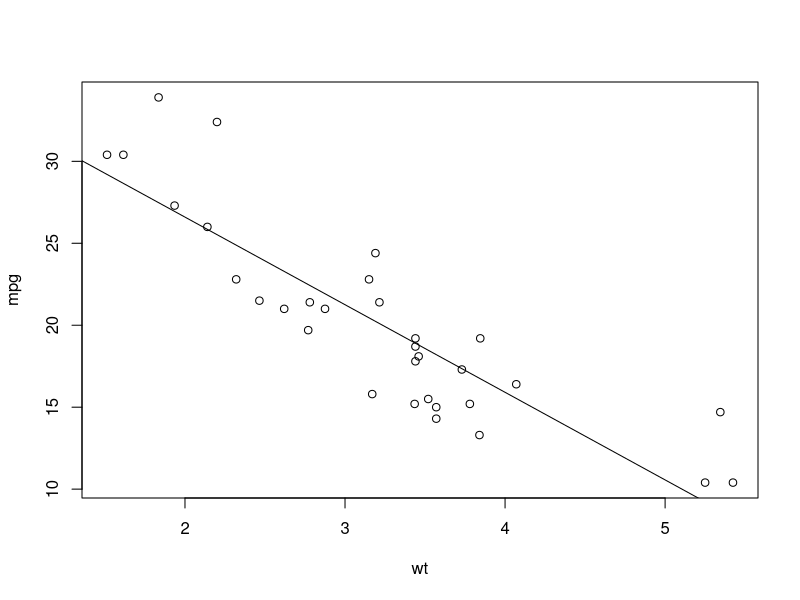
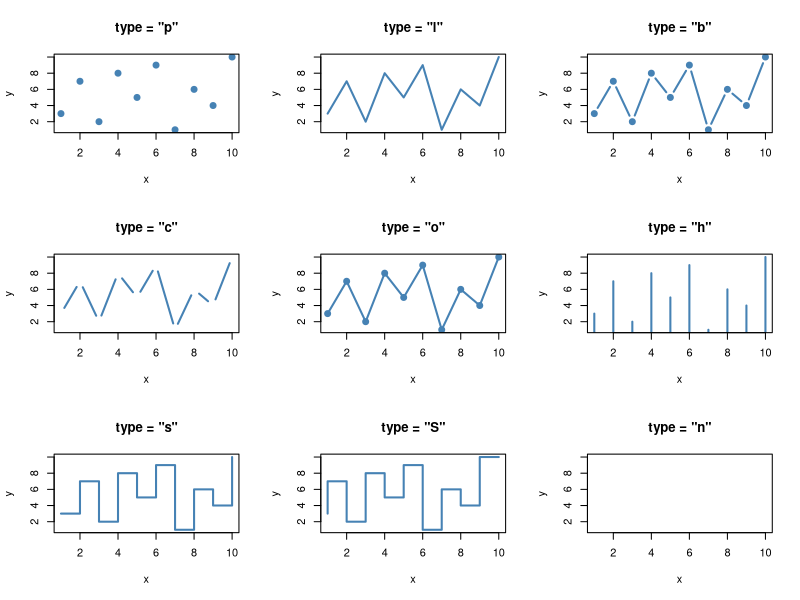
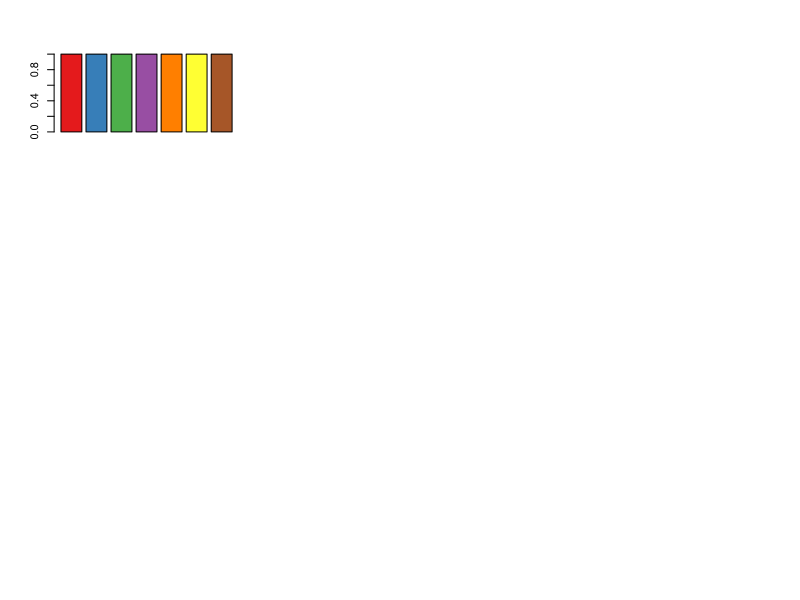
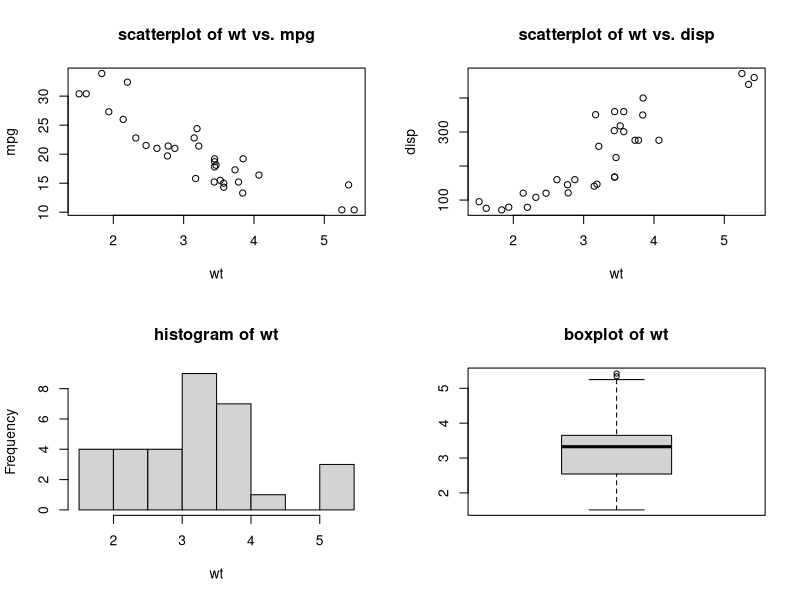
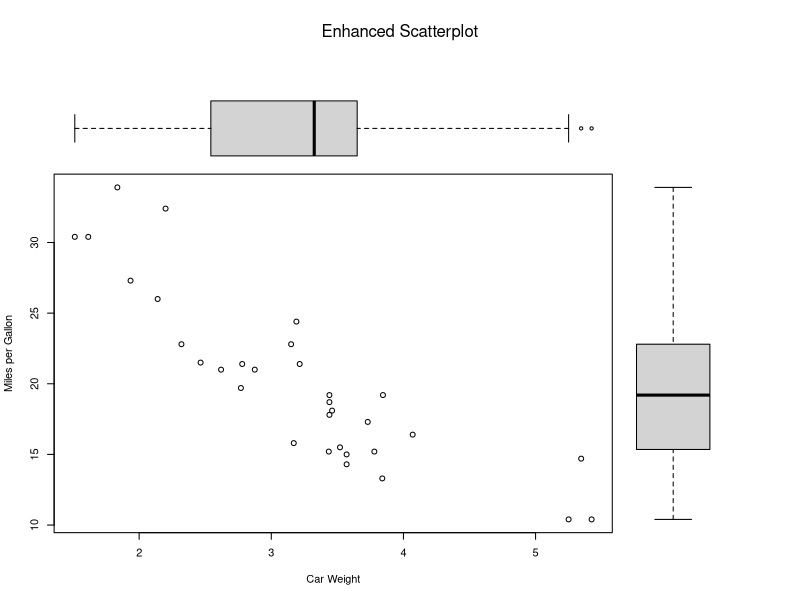
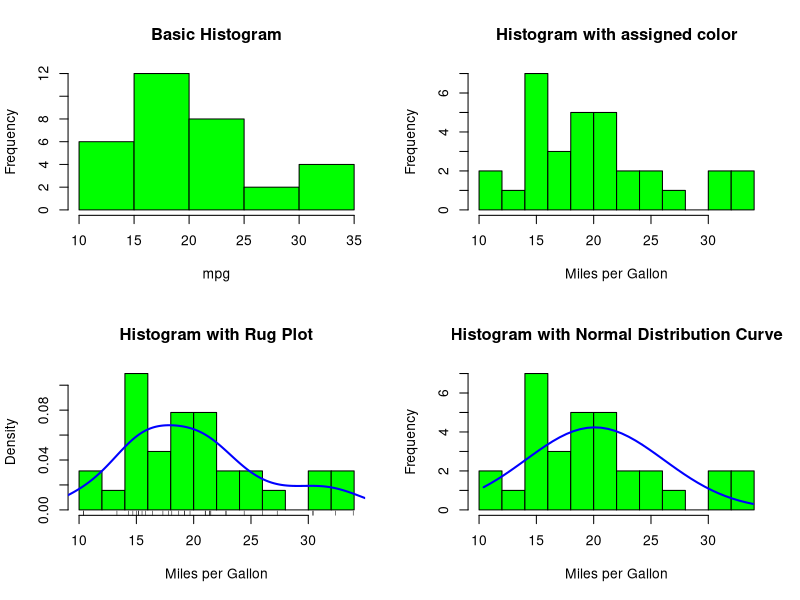
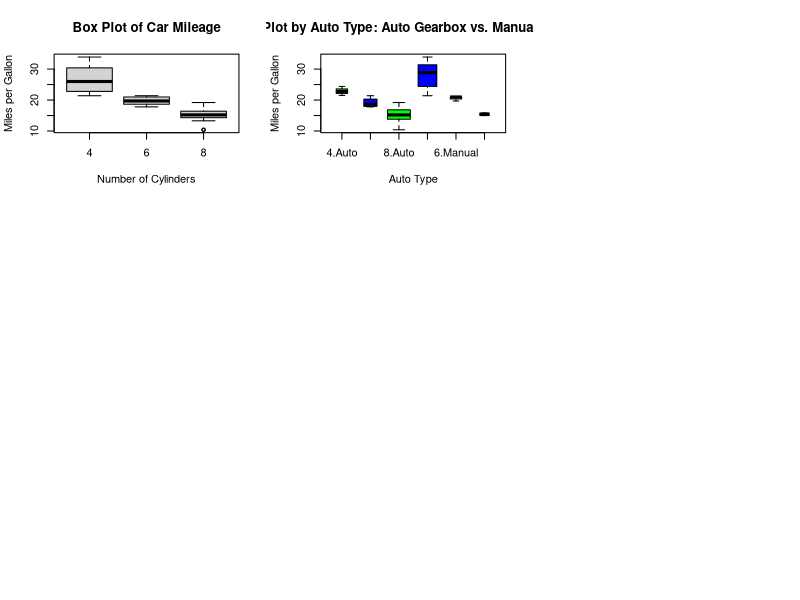

Write R code to recreate these figures, in order.
# Plot

with(mtcars, {
  plot(wt, mpg)
  abline(lm(mpg~wt))
})

x <- 1:10
y <- c(3, 7, 2, 8, 5, 9, 1, 6, 4, 10)

par(mfrow = c(3, 3))   # 一次性排成3x3的九宫格
types <- c("p", "l", "b", "c", "o", "h", "s", "S", "n")
for (t in types) {
  plot(x, y, type = t, main = paste0('type = "', t, '"'),
       col = "steelblue", pch = 19, lwd = 2)
}

library(RColorBrewer)
n <- 7
mycolors <- brewer.pal(n, "Set1")
barplot(rep(1,n), col=mycolors)

with(mtcars, {
  opar <- par(no.readonly = TRUE)
  par(mfrow = c(2,2))
  plot(wt, mpg, main = "scatterplot of wt vs. mpg")
  plot(wt, disp, main = "scatterplot of wt vs. disp")
  hist(wt, main = "histogram of wt")
  boxplot(wt, main = "boxplot of wt")
  par(opar)
})



with(mtcars, {
  opar <- par(no.readonly = TRUE)
  par(fig = c(0, 0.8, 0, 0.8))
  plot(wt, mpg, xlab = "Car Weight", ylab = "Miles per Gallon")
  par(fig = c(0, 0.8, 0.55, 1), new = TRUE)
  boxplot(wt, horizontal = TRUE, axes = FALSE)
  par(fig = c(0.65, 1, 0, 0.8), new = TRUE)
  boxplot(mpg, axes = FALSE)
  mtext("Enhanced Scatterplot", side = 3, outer = TRUE, line = -3)
  par(opar)
})

# Histogram
with(mtcars, {
  opar <- par(no.readonly = TRUE)
  par(mfrow = c(2, 2))
  
  # histogram
  hist(mpg, col = "green", main = "Basic Histogram")
  
  # histogram with assigned color
  hist(mpg,
       breaks = 12,
       col = "green",
       xlab = "Miles per Gallon",
       main = "Histogram with assigned color")
  
  # Histogram + Rug Plot + Density Curve
  hist(mpg,
       freq = F,
       breaks = 12,
       col = "green",
       xlab = "Miles per Gallon",
       main = "Histogram with Rug Plot")
  rug(jitter(mpg))
  lines(density(mpg), col = "blue", lwd = 2)
  
  # Histogram with normal distribution curve
  x <- mpg
  h <- hist(x,
            breaks = 12,
            col = "green",
            xlab = "Miles per Gallon",
            main = "Histogram with Normal Distribution Curve")
  # Normal distribution 
  # 在 x（也就是 mpg）的最小值到最大值之间，均匀取 40 个点，作为画曲线用的横坐标
  xfit <- seq(min(x), max(x), length = 40)
  # dnorm() 是正态分布的概率密度函数（PDF）。给定均值和标准差，它会算出每个 xfit 
  # 点对应的密度值
  yfit <- dnorm(xfit, mean = mean(x), sd = sd(x))
  # 缩放，让曲线能叠加到直方图上
  # diff(h$mids[1:2]) —— 算出每个柱子的宽度（bin width）
  # h$mids 是 hist() 算出来的每根柱子的**中点（midpoint）**位置，是一个向量——因为
  # 所有柱子宽度相等，这个差值正好等于单个柱子的宽度
  # yfit <- yfit * 柱宽 * 样本量把密度值换算成"频次"
  yfit <- yfit * diff(h$mids[1:2]) * length(x)
  
  # line
  lines(xfit, yfit, col = "blue", lwd = 2)
  
  par(opar)
})


# BoxPlot
boxplot(
  mpg ~ cyl, data = mtcars,
  main = "Box Plot of Car Mileage",
  xlab = "Number of Cylinders",
  ylab = "Miles per Gallon"
)

# Dual factor box plot

# Create factor of # cylinder
mtcars$cyl.f <- factor(mtcars$cyl,
                       levels = c(4, 6, 8),
                       labels = c("4", "6", "8"))

# Create factor of auto type: auto gearbox or manual gearbox
mtcars$am.f <- factor(mtcars$am,
                      levels = c(0, 1),
                      labels = c("Auto", "Manual"))

# Boxplot with dual factor
boxplot(
  mpg ~ cyl.f * am.f, data = mtcars,
  varwidth = T,
  col = c("green", "blue"),
  main = "Box Plot by Auto Type: Auto Gearbox vs. Manual Gearbox",
  xlab = "Auto Type",
  ylab = "Miles per Gallon"
)


help(mtcars)
